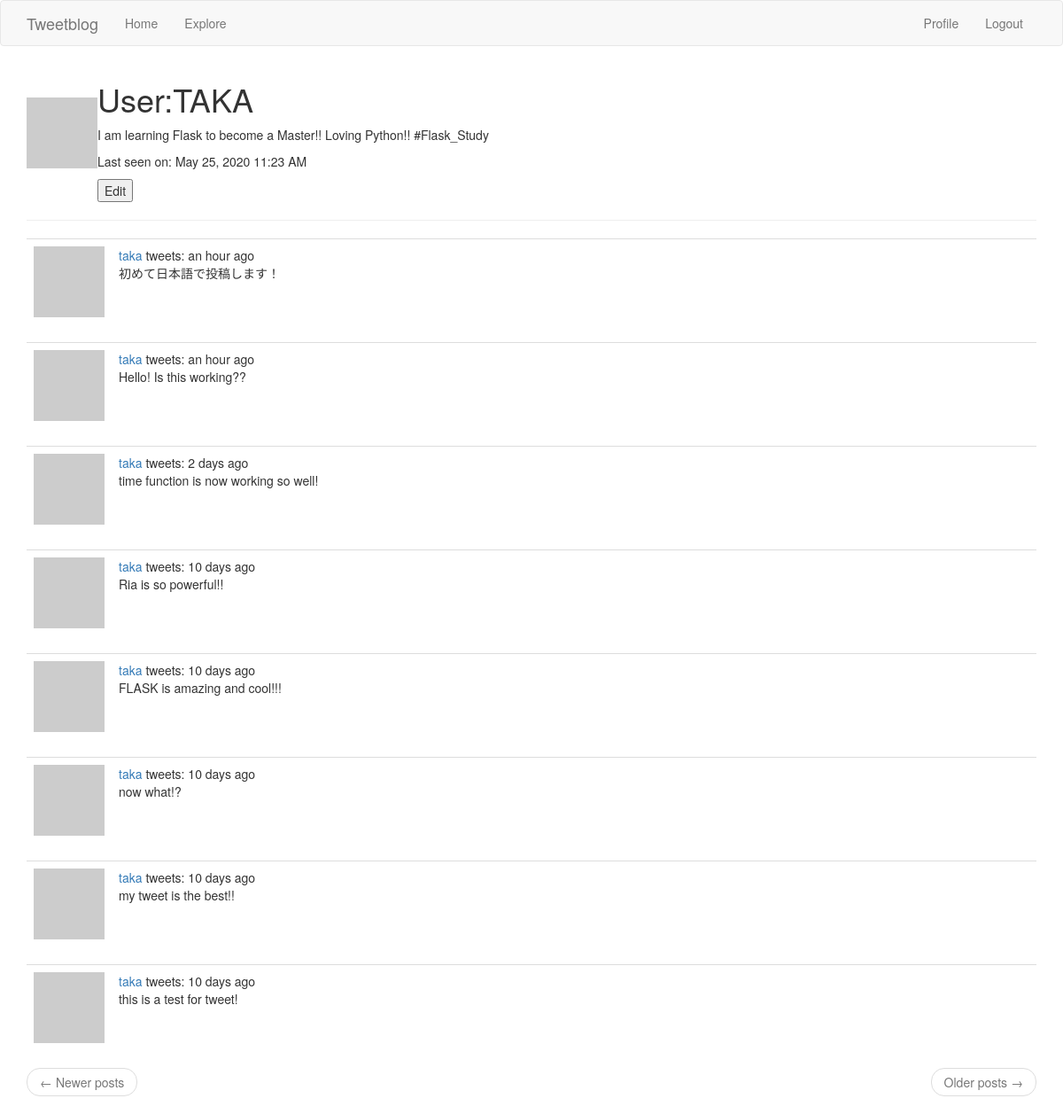
The page /user/taka (signed in) on the database its author committed.
### app/models.py (models this page shows, shortened)
class User(UserMixin, db.Model):
    id = db.Column(db.Integer, primary_key=True)
    username = db.Column(db.String(64), index=True, unique=True)
    email = db.Column(db.String(120), index=True, unique=True)
    password_hash = db.Column(db.String(128))
    posts = db.relationship('Post', backref='author', lazy='dynamic')
    about_me = db.Column(db.String(128))
    last_seen = db.Column(db.DateTime, default=datetime.utcnow)
    followed = db.relationship('User', secondary=followers,
                               primaryjoin=(followers.c.follower_id == id),
                               secondaryjoin=(followers.c.followed_id == id),
                               backref=db.backref('followers', lazy='dynamic'), lazy='dynamic')
    def avatar(self, size):
        digest = md5(self.email.lower().encode('utf-8')).hexdigest()
        return f'https://www.gravatar.com/avatar/{digest}?d=mp&s={size}'

class Post(db.Model):
    id = db.Column(db.Integer, primary_key=True)
    body = db.Column(db.String(150))
    timestamp = db.Column(db.DateTime, index=True, default=datetime.utcnow)
    user_id = db.Column(db.Integer, db.ForeignKey('user.id'))
    language = db.Column(db.String(5))

### app/routes.py (the view)
@app.route('/user/<username>')
@login_required
def user(username):
    user = User.query.filter_by(username=username).first_or_404()
    page = request.args.get('page', 1, type=int)
    posts = user.posts.order_by(Post.timestamp.desc()).paginate(page, app.config['POST_PER_PAGE'], False)
    next_page = url_for('user', username=user.username, page=posts.next_num) \
        if posts.has_next else None
    prev_page = url_for('user', username=user.username, page=posts.prev_num) \
        if posts.has_prev else None
    return render_template('user.html', user=user, posts=posts.items, next_page=next_page, prev_page=prev_page)

### app/models.py (called while the page is built)
@login.user_loader
def load_user(id):
    return User.query.get(int(id))

### app/routes.py (called while the page is built)
@app.before_request
def before_request():
    if current_user.is_authenticated:
        current_user.last_seen = datetime.utcnow()
        db.session.commit()
    g.locale = str(get_locale())

### app/templates/user.html
{% extends "base.html" %}
{% block app_content%}
<table>
    <tr>
        <td><img src="{{user.avatar(128)}}"></td>
        <td><h1>User:{{user.username.upper()}}</h1>
                {% if user.about_me %}<p>{{ user.about_me }}</p>{% endif %}
                {% if user.last_seen %}<p>Last seen on: {{ moment(user.last_seen).format('LLL') }}</p>{% endif %}
                {% if user == current_user %}
                <button type="button" onclick="window.location.href='{{url_for('edit_profile')}}';"> Edit</button>
                {% elif not current_user.is_following(user) %}
                <button type="button" onclick="window.location.href='{{url_for('follow', username=user.username)}}';">Follow</button>
                {% else %}
                <button type="button" onclick="window.location.href='{{url_for('unfollow', username=user.username)}}';">Unfollow</button>
                {% endif %}
        </td>
    </tr>
</table>
    <hr>
    {% for post in posts %}
        {% include '_tweets.html' %}
    {% endfor %}
    <nav aria-label="...">
        <ul class="pager">
            <li class="previous{% if not prev_url %} disabled{% endif %}">
                <a href="{{ prev_url or '#' }}">
                    <span aria-hidden="true">&larr;</span> Newer posts
                </a>
            </li>
            <li class="next{% if not next_url %} disabled{% endif %}">
                <a href="{{ next_url or '#' }}">
                    Older posts <span aria-hidden="true">&rarr;</span>
                </a>
            </li>
        </ul>
    </nav>
{% endblock %}

### app/templates/_tweets.html
  <table class="table table-hover">
        <tr>
            <td width="70">
                <a href ="{{url_for('user', username=post.author.username)}}"><img src="{{ post.author.avatar(38) }}">
                </a>
            </td>
            <td><a href ="{{url_for('user', username=post.author.username)}}">{{ post.author.username }}</a>
                tweets: {{ moment(post.timestamp).fromNow() }}<br>{{ post.body }}</td>
        </tr>
    </table>

### rows shown on the page
User: username "TAKA", about_me "I am learning Flask to become a Master!! Loving Python!! #Flask_Study", last_seen "May 25, 2020 11:23 AM"
Post: author.username "taka", timestamp "an hour ago", body "初めて日本語で投稿します！"
Post: author.username "taka", timestamp "an hour ago", body "Hello! Is this working??"
Post: author.username "taka", timestamp "2 days ago", body "time function is now working so well!"
Post: author.username "taka", timestamp "10 days ago", body "Ria is so powerful!!"
Post: author.username "taka", timestamp "10 days ago", body "FLASK is amazing and cool!!!"
Post: author.username "taka", timestamp "10 days ago", body "now what!?"
Post: author.username "taka", timestamp "10 days ago", body "my tweet is the best!!"
Post: author.username "taka", timestamp "10 days ago", body "this is a test for tweet!"
